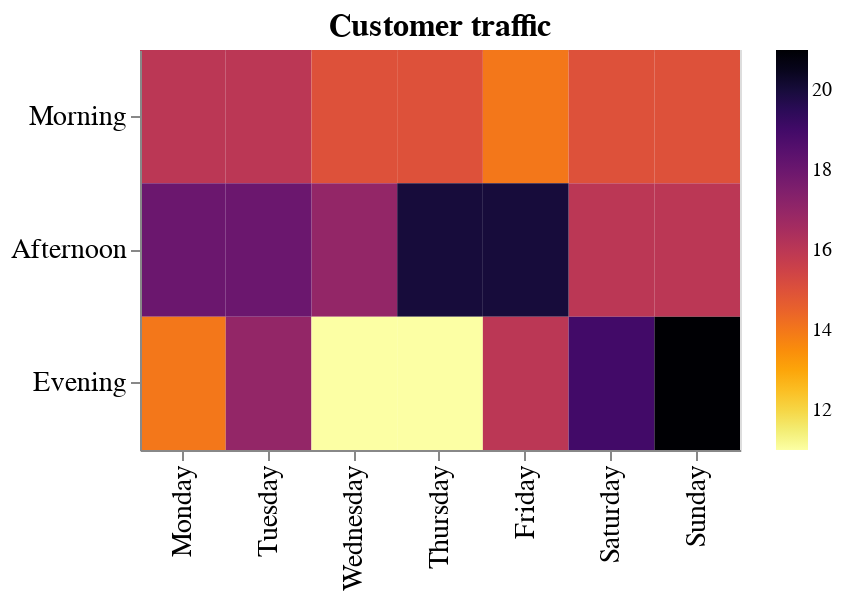

The notebook cell saved with this chart:
### Code cell
# Plot total transaction count (pre-filtered by store A for example)

plot_2 = (alt
 .Chart(new_df_a)
 .mark_rect()
 .encode(
     alt.X('Day_of_week:N', title=None, sort=days),
     alt.Y('Time_of_day:N', title=None, sort=times),
     alt.Color('count(Invoice ID):Q', title=None, scale=alt.Scale(scheme='inferno'), sort="descending"),
     tooltip=[alt.Tooltip('Day_of_week', title = 'Day of the week'), 
              alt.Tooltip('Time_of_day', title = "Time of the day"), 
              alt.Tooltip('count(Invoice ID):Q', title = 'No. of transactions')])
 .configure_axis(labelFontSize=14, titleFontSize=14)
 .configure_title(fontSize=16)
 .properties(width=300, height=200, title='Customer traffic')
)

plot_2

### Figure 1 — Vega-Lite specification as saved in the notebook (floating-point values rounded to 4 significant figures; data arrays with more than 128 entries replaced by an {"elided": "..."} marker saying what was removed)
{"$schema": "https://vega.github.io/schema/vega-lite/v3.4.0.json", "config": {"axis": {"labelFontSize": 14, "titleFontSize": 14}, "mark": {"tooltip": null}, "title": {"fontSize": 16}, "view": {"height": 300, "width": 400}}, "data": {"name": "data-447bab444058a64dcdd031c5f56440f7"}, "datasets": {"data-447bab444058a64dcdd031c5f56440f7": {"elided": "340 records"}}, "encoding": {"color": {"aggregate": "count", "field": "Invoice ID", "scale": {"scheme": "inferno"}, "sort": "descending", "title": null, "type": "quantitative"}, "tooltip": [{"field": "Day_of_week", "title": "Day of the week", "type": "nominal"}, {"field": "Time_of_day", "title": "Time of the day", "type": "nominal"}, {"aggregate": "count", "field": "Invoice ID", "title": "No. of transactions", "type": "quantitative"}], "x": {"field": "Day_of_week", "sort": ["Monday", "Tuesday", "Wednesday", "Thursday", "Friday", "Saturday", "Sunday"], "title": null, "type": "nominal"}, "y": {"field": "Time_of_day", "sort": ["Morning", "Afternoon", "Evening"], "title": null, "type": "nominal"}}, "height": 200, "mark": "rect", "title": "Customer traffic", "width": 300}
